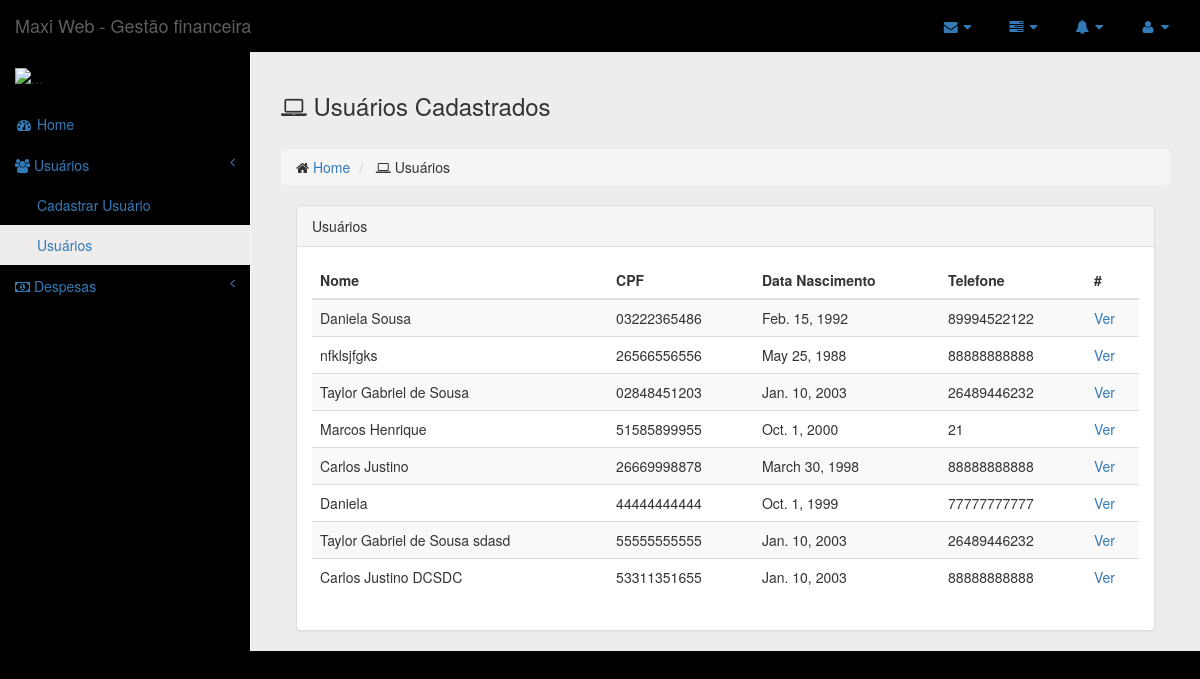
The page /financeiro/usuarios/ on the database as committed earlier.
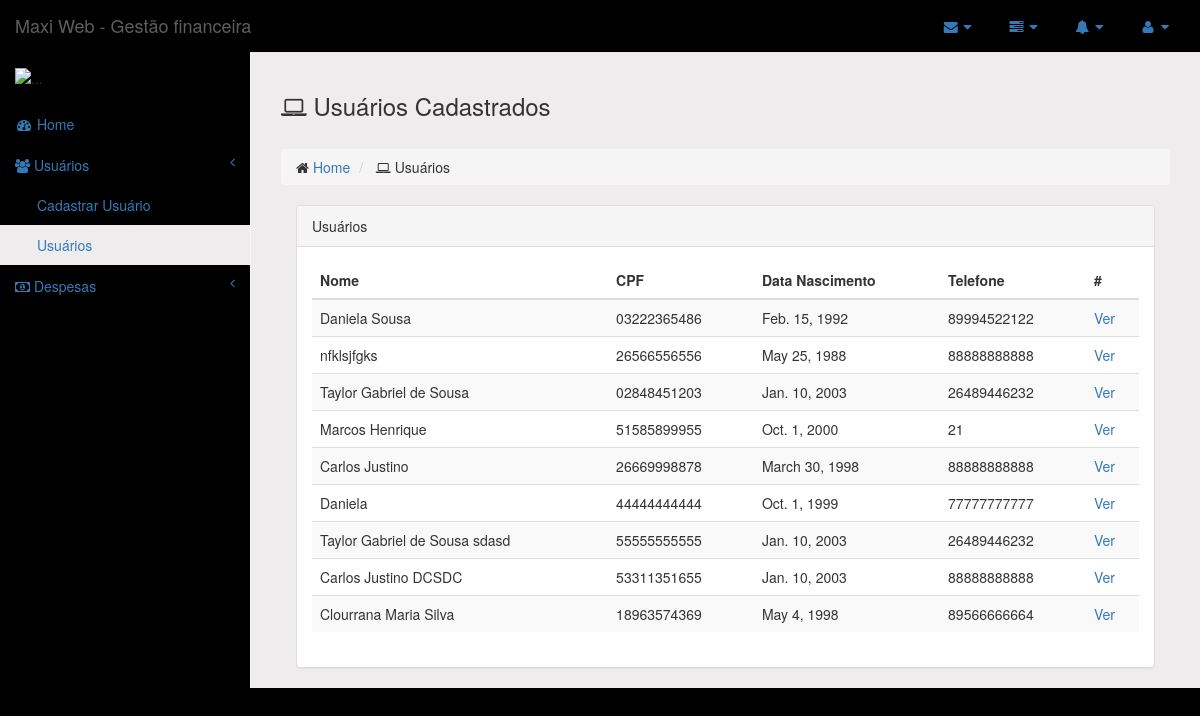
The same page on the database as committed later.
### financeiro/models.py (models this page shows)
class Usuario(models.Model):
    nome = models.CharField(max_length=50)
    cpf = models.CharField(max_length=11)
    data_nasc = models.DateField()
    tel = models.CharField(max_length=11)

### financeiro/views.py (the view)
# urls.py: path('usuarios/', views.usuario_list),
def usuario_list(request):
    usuarios = Usuario.objects.all()
    return render (request, 'usuarios/list.html', {'usuarios': usuarios})

### financeiro/templates/usuarios/list.html
{% extends "base.html" %} {% block daniela %}
<div class="row">
    <div class="col-lg-12">
        <h3 class="page-header">
            <i class="fa fa-laptop"></i> Usuários Cadastrados</h3>
        <ol class="breadcrumb">
            <li>
                <i class="fa fa-home"></i>
                <a href="/financeiro/">Home</a>
            </li>
            <li>
                <i class="fa fa-laptop"></i> Usuários </li>
        </ol>
    </div>
</div>
<div class="col-lg-12">
    <div class="panel panel-default">
        <div class="panel-heading">
            Usuários
        </div>
        <div class="panel-body">
            <div class="table-responsive">
                <table class="table table-striped">
                    <thead>
                        <tr>
                            <th>Nome</th>
                            <th>CPF</th>
                            <th>Data Nascimento</th>
                            <th>Telefone</th>
                            <th>#</th>
                        </tr>
                    </thead>
                    <tbody>
                        {% for usuario in usuarios %}
                        <tr>
                            <td>{{usuario.nome }}</td>
                            <td>{{usuario.cpf}}</td>
                            <td>{{usuario.data_nasc}}</td>
                            <td>{{usuario.tel}}</td>
                            <td>
                                <a href="/financeiro/usuarios/{{usuario.id}}">Ver</a>
                            </td>
                        </tr>
                        {% endfor %}
                    </tbody>
                </table>
            </div>
        </div>
    </div>
</div>
{% endblock %}

Rows that differ between the two databases and show on the page:
added Usuario: nome "Clourrana Maria Silva", cpf "18963574369", data_nasc "May 4, 1998", tel "89566666664"
